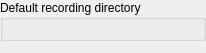
<?xml version="1.0" encoding="UTF-8"?>
<ui version="4.0">
 <class>SettingsRecorder</class>
 <widget class="QWidget" name="SettingsRecorder">
  <property name="geometry">
   <rect>
    <x>0</x>
    <y>0</y>
    <width>206</width>
    <height>53</height>
   </rect>
  </property>
  <property name="windowIcon">
   <iconset resource="../../../data/icons.qrc">
    <normaloff>:/icons/48x48/settings.png</normaloff>:/icons/48x48/settings.png</iconset>
  </property>
  <layout class="QVBoxLayout" name="verticalLayout">
   <property name="margin">
    <number>0</number>
   </property>
   <item>
    <widget class="QGroupBox" name="groupRecorder">
     <property name="title">
      <string>Default recording directory</string>
     </property>
     <layout class="QVBoxLayout" name="verticalLayout_2">
      <item>
       <widget class="BrowseWidget" name="edit" native="true"/>
      </item>
     </layout>
    </widget>
   </item>
   <item>
    <spacer name="verticalSpacer">
     <property name="orientation">
      <enum>Qt::Vertical</enum>
     </property>
     <property name="sizeHint" stdset="0">
      <size>
       <width>20</width>
       <height>40</height>
      </size>
     </property>
    </spacer>
   </item>
  </layout>
 </widget>
 <customwidgets>
  <customwidget>
   <class>BrowseWidget</class>
   <extends>QWidget</extends>
   <header>ui/core/BrowseWidget.h</header>
   <container>1</container>
  </customwidget>
 </customwidgets>
 <resources>
  <include location="../../../data/icons.qrc"/>
 </resources>
 <connections/>
</ui>
